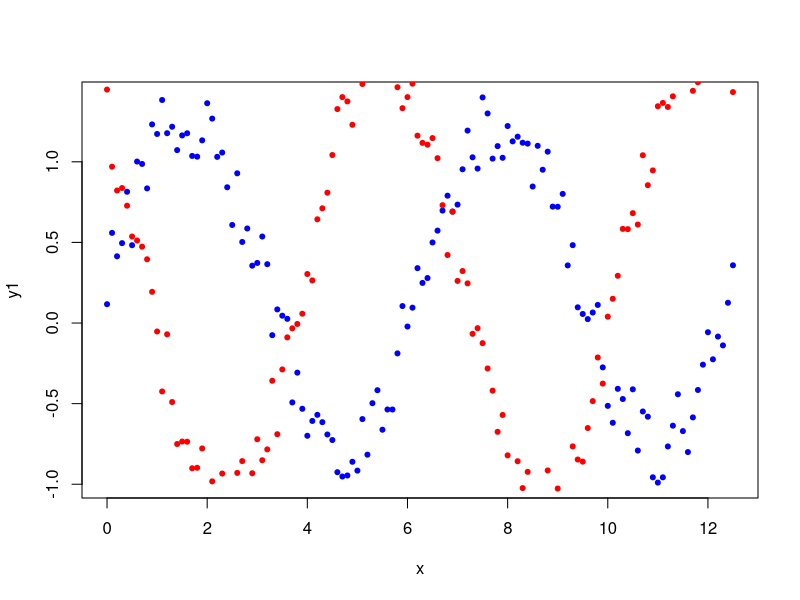
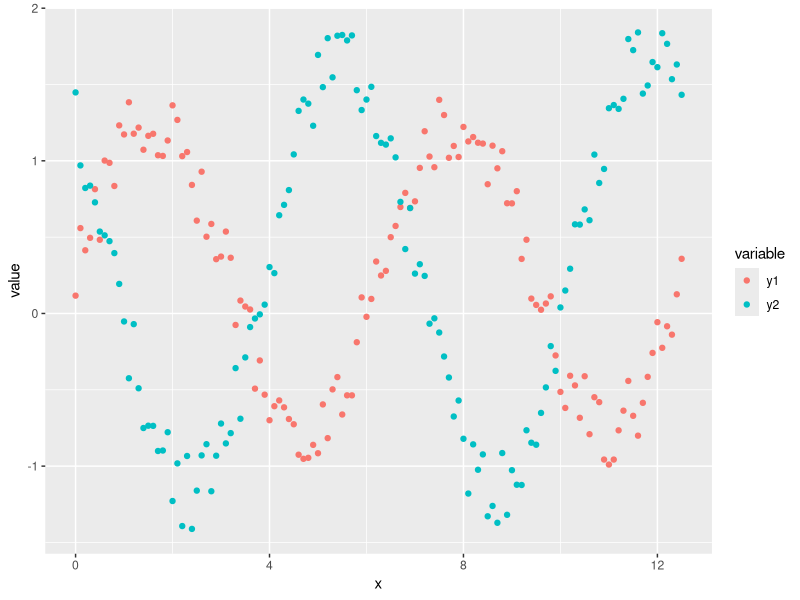

Write R code to recreate these figures, in order. (Note: this script raises an error after producing the figures.)
x <- seq(0, 4 * pi, 0.1)
n <- length(x)
y1 <- 0.5 * runif(n) + sin(x)
y2 <- 0.5 * runif(n) + cos(x) - sin(x)
plot(x, y1, col = "blue", pch = 20)
points(x, y2, col = "red", pch = 20)
library(ggplot2)
df <- data.frame(x, y1, y2)
ggplot(df, aes(x, y = value, color = variable)) + 
  geom_point(aes(y = y1, col = "y1")) + 
  geom_point(aes(y = y2, col = "y2"))
#
x = datatoprint$dates
y1 = datatoprint$pm2.5
y2 = datatoprint$so2
plot(x, y1, col = "blue", pch = 20)
points(x, y2, col = "red", pch = 20)
nm = datatoprint
#d[,column] = (d[,column]-mean(d[,column]))/(sd(d[,column]))
nm$pm2.5 = (nm$pm2.5-mean(nm$no2))/(sd(nm$pm2.5))
nm$so2 = (nm$so2-mean(nm$so2))/(sd(nm$so2))
y1 = nm$pm2.5
y2 = nm$so2






plot(x, nm$pm2.5)
point(x, nm$so2, col="red")



x 




































# NOW SERIOUS WITH LAMBERGINI (DIVESH SAMJH AYA)

normalizeColumn <- function(column) {
  #column = (column-mean(column))/(sd(column)
  ncolumn = c()
  for(i in seq(1,length(column)))
  {
    ncolumn[i] = (column[i]-mean(column))/(sd(column))
  }
  return(ncolumn)
}
normalizedData = datatoprint
# 2 beacuse no need to date
for(i in seq(2,dim(datatoprint)[2]))
{
  normalizedData[,i] = normalizeColumn(datatoprint[,i])
  cat("sd",sd(normalizedData[,i]),"mean",mean(normalizedData[,i]),"\n")
}
#################
#################
#################
#################
#################
#################
#################
plot(x=-9,y=-9,xlim=c(0,length(datatoprint$dates)), ylim=c(-1,5))
points(x=datatoprint$dates, y=normalizedData$no2, col="red")
points(x=datatoprint$dates, y=normalizedData$so2, col="green")
points(x=datatoprint$dates, y=normalizedData$pm2.5, col="blue")
#################
#################
#################
#################
#################

# FOR OUTLIER CAPPING
capoutlier <- function(column){
  quantiles <- quantile(column, c(.03, .97 ))
  column[column<quantiles[1]] <- quantiles[1]
  column[column>quantiles[2]] <- quantiles[2]
  return(column)
}
# DANGER
#for(i in seq(2,dim(normalizedData)[2]))
#{
#  normalizedData[,i] = capoutlier(normalizedData[,i])
#}


ggplot(datatoprint, aes(x=dates, y=normalizedData$pm10))+
  geom_point(col="red")+
  labs(title="PM10 Levels Over the year")+
  xlab("Over the year")+ 
  ylab("Pollutants Levels")
  

#g <- ggplot(normalizedData, aes(dates))
#g <- g + geom_line(aes(y=normalizedData$pm2.5), colour="red")
#g <- g + geom_line(aes(y=normalizedData$pm10), colour="green")





s = sort(
    sample(seq(1,307),100, replace = FALSE)
)
plot(
     x=-9,
     y=-9,
     xlim=c(0,length(datatoprint$dates)), 
     ylim=c(-2,5),
     main="Yearly pollutants levels",
     xlab="Yealy",
     ylab="Levels",
     
)
lines(
      legend(
            "topleft",
            c("NO2","SO2","PM2.5", "PM10"),
            fill=c("red","green", "blue", "black")
            )
  )
lines(x=datatoprint$dates[s], y=normalizedData$no2[s], col="red")
lines(x=datatoprint$dates[s], y=normalizedData$so2[s], col="green")
lines(x=datatoprint$dates[s], y=normalizedData$pm2.5[s], col="blue")
lines(x=datatoprint$dates[s], y=normalizedData$pm10[s], col="black")






#FOR HEALTH DATA 



h = read.csv("health_data_orrisa.csv")
